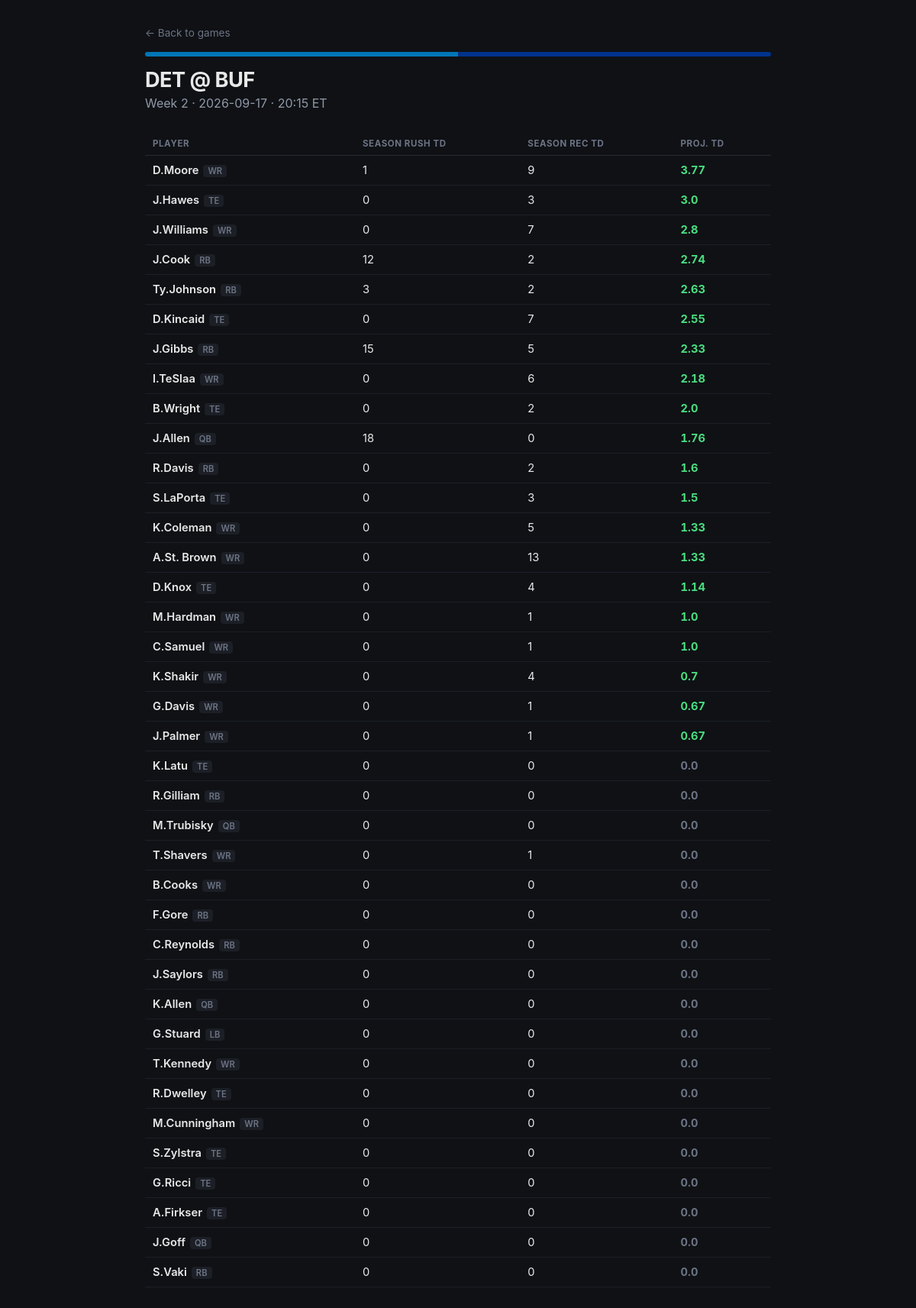
Page /game/2026_02_DET_BUF on the committed database.
### tables this page shows
CREATE TABLE "schedule" (
"game_id" TEXT,
  "season" INTEGER,
  "week" INTEGER,
  "game_type" TEXT,
  "gameday" TEXT,
  "weekday" TEXT,
  "gametime" TEXT,
  "away_team" TEXT,
  "home_team" TEXT,
  "away_score" REAL,
  "home_score" REAL
);

CREATE TABLE "player_current_team" (
"player_id" TEXT,
  "player_name" TEXT,
  "current_team" TEXT,
  "position" TEXT
);

### app.py (the view)
@app.route("/game/<game_id>")
def game_detail(game_id):
    conn = get_connection()
    game_row = pd.read_sql("SELECT * FROM schedule WHERE game_id = ?", conn, params=(game_id,))
    if game_row.empty:
        conn.close()
        abort(404)
    game = game_row.iloc[0].to_dict()
    home_team = game["home_team"]
    away_team = game["away_team"]
    home_roster = get_team_roster(home_team, conn)
    away_roster = get_team_roster(away_team, conn)
    players = []
    for p in home_roster:
        players.append(get_player_projection(p["player_id"], p["player_name"], p["position"], away_team, conn))
    for p in away_roster:
        players.append(get_player_projection(p["player_id"], p["player_name"], p["position"], home_team, conn))
    conn.close()
    players.sort(key=lambda x: x["total_proj"], reverse=True)
    return render_template(
        "game.html",
        game=game,
        players=players,
        home_color=TEAM_COLORS.get(home_team, "#333"),
        away_color=TEAM_COLORS.get(away_team, "#333"),
    )

### app.py (called while the page is built)
def get_connection():
    return sqlite3.connect(DB_PATH)

def get_team_roster(team, conn):
    roster = pd.read_sql(
        "SELECT player_id, player_name, position FROM player_current_team WHERE current_team = ?",
        conn, params=(team,)
    )
    return roster.to_dict("records")

### templates/game.html (shortened to what this page needs)
<!DOCTYPE html>
<html lang="en">
<head>
</head>
<body>
  <div class="wrap">
    <a class="back" href="/">&larr; Back to games</a>
    <div class="header-bar">
      <span style="background: {{ away_color }};"></span>
      <span style="background: {{ home_color }};"></span>
    </div>
    <h1>{{ game.away_team }} @ {{ game.home_team }}</h1>
    <p class="meta">Week {{ game.week }} &middot; {{ game.gameday }} &middot; {{ game.gametime }} ET</p>
    {% if players|length == 0 %}
      <div class="empty">No player data found for these teams yet.</div>
    {% else %}
    <table>
      <tr>
        <th>Player</th>
        <th>Season Rush TD</th>
        <th>Season Rec TD</th>
        <th>Proj. TD</th>
      </tr>
      {% for p in players %}
      <tr>
        <td class="player-name">{{ p.player }}<span class="pos-tag">{{ p.position }}</span></td>
        <td>{{ p.rush_td }}</td>
        <td>{{ p.rec_td }}</td>
        <td class="proj-cell {% if p.total_proj >= 0.5 %}proj-high{% elif p.total_proj > 0 %}proj-mid{% else %}proj-low{% endif %}">
          {{ p.total_proj }}
        </td>
      </tr>
      {% endfor %}
    </table>
    {% endif %}
  </div>
</body>
</html>

### templates/game.html (style rules this page uses)
* { box-sizing: border-box; }
body { font-family: -apple-system, "Segoe UI", Arial, sans-serif; background: #0f1115; color: #e8e8e8; margin: 0; padding: 32px 24px 60px; }
.wrap { max-width: 820px; margin: 0 auto; }
a.back { color: #6c7484; text-decoration: none; font-size: 0.85rem; }
.header-bar { height: 6px; display: flex; border-radius: 4px; overflow: hidden; margin: 16px 0 14px; }
.header-bar span { flex: 1; }
h1 { font-size: 1.7rem; margin: 0 0 4px; letter-spacing: -0.02em; }
p.meta { color: #9099a8; margin-top: 0; margin-bottom: 28px; }
table { width: 100%; border-collapse: collapse; }
th { text-align: left; font-size: 0.72rem; text-transform: uppercase; letter-spacing: 0.05em; color: #6c7484; padding: 8px 10px; border-bottom: 1px solid #262a33; }
td { padding: 10px 10px; border-bottom: 1px solid #1c1f26; font-size: 0.92rem; }
.player-name { font-weight: 600; }
.pos-tag { display: inline-block; font-size: 0.7rem; color: #6c7484; background: #1c1f26; padding: 1px 6px; border-radius: 4px; margin-left: 6px; }
.proj-cell { font-weight: 700; font-variant-numeric: tabular-nums; }
.proj-high { color: #4ade80; }
.proj-low { color: #6c7484; }

### rows in the picture
schedule: away_team "DET", home_team "BUF", week "2", gameday "2026-09-17", gametime "20:15"
player_current_team: player "D.Moore", position "WR", rush_td "1", rec_td "9", total_proj "3.77"
player_current_team: player "J.Hawes", position "TE", rush_td "0", rec_td "3", total_proj "3.0"
player_current_team: player "J.Williams", position "WR", rush_td "0", rec_td "7", total_proj "2.8"
player_current_team: player "J.Cook", position "RB", rush_td "12", rec_td "2", total_proj "2.74"
player_current_team: player "Ty.Johnson", position "RB", rush_td "3", rec_td "2", total_proj "2.63"
player_current_team: player "D.Kincaid", position "TE", rush_td "0", rec_td "7", total_proj "2.55"
player_current_team: player "J.Gibbs", position "RB", rush_td "15", rec_td "5", total_proj "2.33"
player_current_team: player "I.TeSlaa", position "WR", rush_td "0", rec_td "6", total_proj "2.18"
player_current_team: player "B.Wright", position "TE", rush_td "0", rec_td "2", total_proj "2.0"
player_current_team: player "J.Allen", position "QB", rush_td "18", rec_td "0", total_proj "1.76"
player_current_team: player "R.Davis", position "RB", rush_td "0", rec_td "2", total_proj "1.6"
player_current_team: player "S.LaPorta", position "TE", rush_td "0", rec_td "3", total_proj "1.5"
player_current_team: player "K.Coleman", position "WR", rush_td "0", rec_td "5", total_proj "1.33"
player_current_team: player "A.St. Brown", position "WR", rush_td "0", rec_td "13", total_proj "1.33"
player_current_team: player "D.Knox", position "TE", rush_td "0", rec_td "4", total_proj "1.14"
player_current_team: player "M.Hardman", position "WR", rush_td "0", rec_td "1", total_proj "1.0"
player_current_team: player "C.Samuel", position "WR", rush_td "0", rec_td "1", total_proj "1.0"
player_current_team: player "K.Shakir", position "WR", rush_td "0", rec_td "4", total_proj "0.7"
player_current_team: player "G.Davis", position "WR", rush_td "0", rec_td "1", total_proj "0.67"
player_current_team: player "J.Palmer", position "WR", rush_td "0", rec_td "1", total_proj "0.67"
player_current_team: player "K.Latu", position "TE", rush_td "0", rec_td "0", total_proj "0.0"
player_current_team: player "R.Gilliam", position "RB", rush_td "0", rec_td "0", total_proj "0.0"
player_current_team: player "M.Trubisky", position "QB", rush_td "0", rec_td "0", total_proj "0.0"
player_current_team: player "T.Shavers", position "WR", rush_td "0", rec_td "1", total_proj "0.0"
player_current_team: player "B.Cooks", position "WR", rush_td "0", rec_td "0", total_proj "0.0"
player_current_team: player "F.Gore", position "RB", rush_td "0", rec_td "0", total_proj "0.0"
player_current_team: player "C.Reynolds", position "RB", rush_td "0", rec_td "0", total_proj "0.0"
player_current_team: player "J.Saylors", position "RB", rush_td "0", rec_td "0", total_proj "0.0"
player_current_team: player "K.Allen", position "QB", rush_td "0", rec_td "0", total_proj "0.0"
player_current_team: player "G.Stuard", position "LB", rush_td "0", rec_td "0", total_proj "0.0"
player_current_team: player "T.Kennedy", position "WR", rush_td "0", rec_td "0", total_proj "0.0"
player_current_team: player "R.Dwelley", position "TE", rush_td "0", rec_td "0", total_proj "0.0"
player_current_team: player "M.Cunningham", position "WR", rush_td "0", rec_td "0", total_proj "0.0"
player_current_team: player "S.Zylstra", position "TE", rush_td "0", rec_td "0", total_proj "0.0"
player_current_team: player "G.Ricci", position "TE", rush_td "0", rec_td "0", total_proj "0.0"
player_current_team: player "A.Firkser", position "TE", rush_td "0", rec_td "0", total_proj "0.0"
player_current_team: player "J.Goff", position "QB", rush_td "0", rec_td "0", total_proj "0.0"
player_current_team: player "S.Vaki", position "RB", rush_td "0", rec_td "0", total_proj "0.0"
